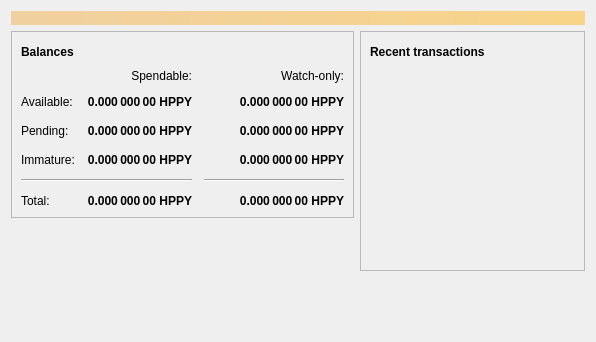
<?xml version="1.0" encoding="UTF-8"?>
<ui version="4.0">
 <class>OverviewPage</class>
 <widget class="QWidget" name="OverviewPage">
  <property name="geometry">
   <rect>
    <x>0</x>
    <y>0</y>
    <width>596</width>
    <height>342</height>
   </rect>
  </property>
  <property name="windowTitle">
   <string>Form</string>
  </property>
  <layout class="QVBoxLayout" name="topLayout">
   <item>
    <widget class="QLabel" name="labelAlerts">
     <property name="visible">
      <bool>false</bool>
     </property>
     <property name="styleSheet">
      <string notr="true">QLabel { background-color: qlineargradient(x1: 0, y1: 0, x2: 1, y2: 0, stop:0 #F0D0A0, stop:1 #F8D488); color:#000000; }</string>
     </property>
     <property name="wordWrap">
      <bool>true</bool>
     </property>
     <property name="margin">
      <number>3</number>
     </property>
     <property name="textInteractionFlags">
      <set>Qt::TextSelectableByMouse</set>
     </property>
    </widget>
   </item>
   <item>
    <layout class="QHBoxLayout" name="horizontalLayout" stretch="1,1">
     <item>
      <layout class="QVBoxLayout" name="verticalLayout_2">
       <item>
        <widget class="QFrame" name="frame">
         <property name="frameShape">
          <enum>QFrame::StyledPanel</enum>
         </property>
         <property name="frameShadow">
          <enum>QFrame::Raised</enum>
         </property>
         <layout class="QVBoxLayout" name="verticalLayout_4">
          <item>
           <layout class="QHBoxLayout" name="horizontalLayout_4">
            <item>
             <widget class="QLabel" name="label_5">
              <property name="font">
               <font>
                <weight>75</weight>
                <bold>true</bold>
               </font>
              </property>
              <property name="text">
               <string>Balances</string>
              </property>
             </widget>
            </item>
            <item>
             <widget class="QPushButton" name="labelWalletStatus">
              <property name="enabled">
               <bool>true</bool>
              </property>
              <property name="maximumSize">
               <size>
                <width>30</width>
                <height>16777215</height>
               </size>
              </property>
              <property name="toolTip">
               <string>The displayed information may be out of date. Your wallet automatically synchronizes with the happy network after a connection is established, but this process has not completed yet.</string>
              </property>
              <property name="text">
               <string/>
              </property>
              <property name="icon">
               <iconset resource="../bitcoin.qrc">
                <normaloff>:/icons/warning</normaloff>
                <disabledoff>:/icons/warning</disabledoff>:/icons/warning</iconset>
              </property>
              <property name="iconSize">
               <size>
                <width>24</width>
                <height>24</height>
               </size>
              </property>
              <property name="flat">
               <bool>true</bool>
              </property>
             </widget>
            </item>
            <item>
             <spacer name="horizontalSpacer_3">
              <property name="orientation">
               <enum>Qt::Horizontal</enum>
              </property>
              <property name="sizeHint" stdset="0">
               <size>
                <width>40</width>
                <height>20</height>
               </size>
              </property>
             </spacer>
            </item>
           </layout>
          </item>
          <item>
           <layout class="QGridLayout" name="gridLayout">
            <property name="spacing">
             <number>12</number>
            </property>
            <item row="2" column="2">
             <widget class="QLabel" name="labelWatchPending">
              <property name="font">
               <font>
                <weight>75</weight>
                <bold>true</bold>
               </font>
              </property>
              <property name="cursor">
               <cursorShape>IBeamCursor</cursorShape>
              </property>
              <property name="toolTip">
               <string>Unconfirmed transactions to watch-only addresses</string>
              </property>
              <property name="text">
               <string notr="true">0.000 000 00 HPPY</string>
              </property>
              <property name="alignment">
               <set>Qt::AlignRight|Qt::AlignTrailing|Qt::AlignVCenter</set>
              </property>
              <property name="textInteractionFlags">
               <set>Qt::LinksAccessibleByMouse|Qt::TextSelectableByKeyboard|Qt::TextSelectableByMouse</set>
              </property>
             </widget>
            </item>
            <item row="2" column="1">
             <widget class="QLabel" name="labelUnconfirmed">
              <property name="font">
               <font>
                <weight>75</weight>
                <bold>true</bold>
               </font>
              </property>
              <property name="cursor">
               <cursorShape>IBeamCursor</cursorShape>
              </property>
              <property name="toolTip">
               <string>Total of transactions that have yet to be confirmed, and do not yet count toward the spendable balance</string>
              </property>
              <property name="text">
               <string notr="true">0.000 000 00 HPPY</string>
              </property>
              <property name="alignment">
               <set>Qt::AlignRight|Qt::AlignTrailing|Qt::AlignVCenter</set>
              </property>
              <property name="textInteractionFlags">
               <set>Qt::LinksAccessibleByMouse|Qt::TextSelectableByKeyboard|Qt::TextSelectableByMouse</set>
              </property>
             </widget>
            </item>
            <item row="3" column="2">
             <widget class="QLabel" name="labelWatchImmature">
              <property name="font">
               <font>
                <weight>75</weight>
                <bold>true</bold>
               </font>
              </property>
              <property name="cursor">
               <cursorShape>IBeamCursor</cursorShape>
              </property>
              <property name="toolTip">
               <string>Mined balance in watch-only addresses that has not yet matured</string>
              </property>
              <property name="text">
               <string notr="true">0.000 000 00 HPPY</string>
              </property>
              <property name="alignment">
               <set>Qt::AlignRight|Qt::AlignTrailing|Qt::AlignVCenter</set>
              </property>
              <property name="textInteractionFlags">
               <set>Qt::LinksAccessibleByMouse|Qt::TextSelectableByKeyboard|Qt::TextSelectableByMouse</set>
              </property>
             </widget>
            </item>
            <item row="4" column="0" colspan="2">
             <widget class="Line" name="line">
              <property name="orientation">
               <enum>Qt::Horizontal</enum>
              </property>
             </widget>
            </item>
            <item row="4" column="2">
             <widget class="Line" name="lineWatchBalance">
              <property name="sizePolicy">
               <sizepolicy hsizetype="Preferred" vsizetype="Fixed">
                <horstretch>0</horstretch>
                <verstretch>0</verstretch>
               </sizepolicy>
              </property>
              <property name="minimumSize">
               <size>
                <width>140</width>
                <height>0</height>
               </size>
              </property>
              <property name="orientation">
               <enum>Qt::Horizontal</enum>
              </property>
             </widget>
            </item>
            <item row="5" column="0">
             <widget class="QLabel" name="labelTotalText">
              <property name="text">
               <string>Total:</string>
              </property>
             </widget>
            </item>
            <item row="3" column="1">
             <widget class="QLabel" name="labelImmature">
              <property name="font">
               <font>
                <weight>75</weight>
                <bold>true</bold>
               </font>
              </property>
              <property name="cursor">
               <cursorShape>IBeamCursor</cursorShape>
              </property>
              <property name="toolTip">
               <string>Mined balance that has not yet matured</string>
              </property>
              <property name="text">
               <string notr="true">0.000 000 00 HPPY</string>
              </property>
              <property name="alignment">
               <set>Qt::AlignRight|Qt::AlignTrailing|Qt::AlignVCenter</set>
              </property>
              <property name="textInteractionFlags">
               <set>Qt::LinksAccessibleByMouse|Qt::TextSelectableByKeyboard|Qt::TextSelectableByMouse</set>
              </property>
             </widget>
            </item>
            <item row="2" column="3">
             <spacer name="horizontalSpacer_2">
              <property name="orientation">
               <enum>Qt::Horizontal</enum>
              </property>
              <property name="sizeHint" stdset="0">
               <size>
                <width>40</width>
                <height>20</height>
               </size>
              </property>
             </spacer>
            </item>
            <item row="3" column="0">
             <widget class="QLabel" name="labelImmatureText">
              <property name="text">
               <string>Immature:</string>
              </property>
             </widget>
            </item>
            <item row="5" column="1">
             <widget class="QLabel" name="labelTotal">
              <property name="font">
               <font>
                <weight>75</weight>
                <bold>true</bold>
               </font>
              </property>
              <property name="cursor">
               <cursorShape>IBeamCursor</cursorShape>
              </property>
              <property name="toolTip">
               <string>Your current total balance</string>
              </property>
              <property name="text">
               <string notr="true">0.000 000 00 HPPY</string>
              </property>
              <property name="alignment">
               <set>Qt::AlignRight|Qt::AlignTrailing|Qt::AlignVCenter</set>
              </property>
              <property name="textInteractionFlags">
               <set>Qt::LinksAccessibleByMouse|Qt::TextSelectableByKeyboard|Qt::TextSelectableByMouse</set>
              </property>
             </widget>
            </item>
            <item row="5" column="2">
             <widget class="QLabel" name="labelWatchTotal">
              <property name="font">
               <font>
                <weight>75</weight>
                <bold>true</bold>
               </font>
              </property>
              <property name="cursor">
               <cursorShape>IBeamCursor</cursorShape>
              </property>
              <property name="toolTip">
               <string>Current total balance in watch-only addresses</string>
              </property>
              <property name="text">
               <string notr="true">0.000 000 00 HPPY</string>
              </property>
              <property name="alignment">
               <set>Qt::AlignRight|Qt::AlignTrailing|Qt::AlignVCenter</set>
              </property>
              <property name="textInteractionFlags">
               <set>Qt::LinksAccessibleByMouse|Qt::TextSelectableByKeyboard|Qt::TextSelectableByMouse</set>
              </property>
             </widget>
            </item>
            <item row="0" column="2">
             <widget class="QLabel" name="labelWatchonly">
              <property name="text">
               <string>Watch-only:</string>
              </property>
              <property name="alignment">
               <set>Qt::AlignRight|Qt::AlignTrailing|Qt::AlignVCenter</set>
              </property>
             </widget>
            </item>
            <item row="1" column="0">
             <widget class="QLabel" name="labelBalanceText">
              <property name="text">
               <string>Available:</string>
              </property>
             </widget>
            </item>
            <item row="1" column="1">
             <widget class="QLabel" name="labelBalance">
              <property name="font">
               <font>
                <weight>75</weight>
                <bold>true</bold>
               </font>
              </property>
              <property name="cursor">
               <cursorShape>IBeamCursor</cursorShape>
              </property>
              <property name="toolTip">
               <string>Your current spendable balance</string>
              </property>
              <property name="text">
               <string notr="true">0.000 000 00 HPPY</string>
              </property>
              <property name="alignment">
               <set>Qt::AlignRight|Qt::AlignTrailing|Qt::AlignVCenter</set>
              </property>
              <property name="textInteractionFlags">
               <set>Qt::LinksAccessibleByMouse|Qt::TextSelectableByKeyboard|Qt::TextSelectableByMouse</set>
              </property>
             </widget>
            </item>
            <item row="1" column="2">
             <widget class="QLabel" name="labelWatchAvailable">
              <property name="font">
               <font>
                <weight>75</weight>
                <bold>true</bold>
               </font>
              </property>
              <property name="cursor">
               <cursorShape>IBeamCursor</cursorShape>
              </property>
              <property name="toolTip">
               <string>Your current balance in watch-only addresses</string>
              </property>
              <property name="text">
               <string notr="true">0.000 000 00 HPPY</string>
              </property>
              <property name="alignment">
               <set>Qt::AlignRight|Qt::AlignTrailing|Qt::AlignVCenter</set>
              </property>
              <property name="textInteractionFlags">
               <set>Qt::LinksAccessibleByMouse|Qt::TextSelectableByKeyboard|Qt::TextSelectableByMouse</set>
              </property>
             </widget>
            </item>
            <item row="2" column="0">
             <widget class="QLabel" name="labelPendingText">
              <property name="text">
               <string>Pending:</string>
              </property>
             </widget>
            </item>
            <item row="0" column="1">
             <widget class="QLabel" name="labelSpendable">
              <property name="text">
               <string>Spendable:</string>
              </property>
              <property name="alignment">
               <set>Qt::AlignRight|Qt::AlignTrailing|Qt::AlignVCenter</set>
              </property>
             </widget>
            </item>
           </layout>
          </item>
         </layout>
        </widget>
       </item>
       <item>
        <spacer name="verticalSpacer">
         <property name="orientation">
          <enum>Qt::Vertical</enum>
         </property>
         <property name="sizeHint" stdset="0">
          <size>
           <width>20</width>
           <height>40</height>
          </size>
         </property>
        </spacer>
       </item>
      </layout>
     </item>
     <item>
      <layout class="QVBoxLayout" name="verticalLayout_3">
       <item>
        <widget class="QFrame" name="frame_2">
         <property name="frameShape">
          <enum>QFrame::StyledPanel</enum>
         </property>
         <property name="frameShadow">
          <enum>QFrame::Raised</enum>
         </property>
         <layout class="QVBoxLayout" name="verticalLayout">
          <item>
           <layout class="QHBoxLayout" name="horizontalLayout_2">
            <item>
             <widget class="QLabel" name="label_4">
              <property name="font">
               <font>
                <weight>75</weight>
                <bold>true</bold>
               </font>
              </property>
              <property name="text">
               <string>Recent transactions</string>
              </property>
             </widget>
            </item>
            <item>
             <widget class="QPushButton" name="labelTransactionsStatus">
              <property name="enabled">
               <bool>true</bool>
              </property>
              <property name="maximumSize">
               <size>
                <width>30</width>
                <height>16777215</height>
               </size>
              </property>
              <property name="toolTip">
               <string>The displayed information may be out of date. Your wallet automatically synchronizes with the happy network after a connection is established, but this process has not completed yet.</string>
              </property>
              <property name="text">
               <string/>
              </property>
              <property name="icon">
               <iconset resource="../bitcoin.qrc">
                <normaloff>:/icons/warning</normaloff>
                <disabledoff>:/icons/warning</disabledoff>:/icons/warning</iconset>
              </property>
              <property name="iconSize">
               <size>
                <width>24</width>
                <height>24</height>
               </size>
              </property>
              <property name="flat">
               <bool>true</bool>
              </property>
             </widget>
            </item>
            <item>
             <spacer name="horizontalSpacer">
              <property name="orientation">
               <enum>Qt::Horizontal</enum>
              </property>
              <property name="sizeHint" stdset="0">
               <size>
                <width>40</width>
                <height>20</height>
               </size>
              </property>
             </spacer>
            </item>
           </layout>
          </item>
          <item>
           <widget class="QListView" name="listTransactions">
            <property name="styleSheet">
             <string notr="true">QListView { background: transparent; }</string>
            </property>
            <property name="frameShape">
             <enum>QFrame::NoFrame</enum>
            </property>
            <property name="verticalScrollBarPolicy">
             <enum>Qt::ScrollBarAlwaysOff</enum>
            </property>
            <property name="horizontalScrollBarPolicy">
             <enum>Qt::ScrollBarAlwaysOff</enum>
            </property>
            <property name="selectionMode">
             <enum>QAbstractItemView::NoSelection</enum>
            </property>
           </widget>
          </item>
         </layout>
        </widget>
       </item>
       <item>
        <spacer name="verticalSpacer_2">
         <property name="orientation">
          <enum>Qt::Vertical</enum>
         </property>
         <property name="sizeHint" stdset="0">
          <size>
           <width>20</width>
           <height>40</height>
          </size>
         </property>
        </spacer>
       </item>
      </layout>
     </item>
    </layout>
   </item>
  </layout>
 </widget>
 <resources/>
 <connections/>
</ui>
